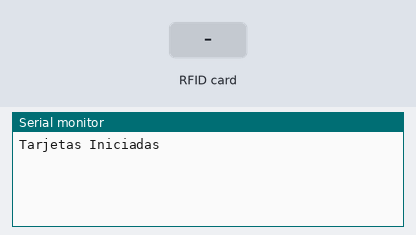
This sketch was run on a simulated ESP32. On the bench: the last lines printed to the serial monitor. Inputs (shaded band) come from the test bench.

Above: at 2.6 s.
2.7 s: RFID card 43 17 D9 0D held to the reader
At 3.3 s:
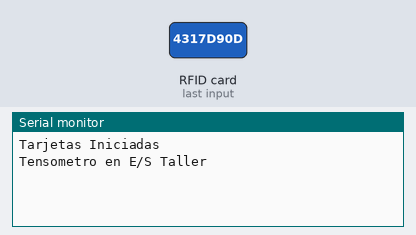
4.2 s: RFID card 23 93 76 A5 held to the reader
At 4.8 s:
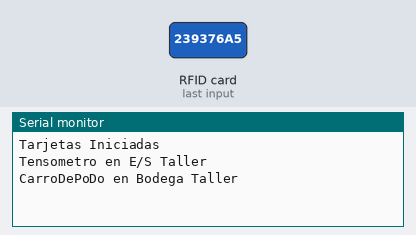
5.7 s: RFID card 33 96 38 16 held to the reader
At 6.3 s:
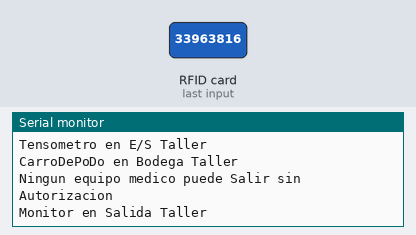
7.2 s: RFID card 43 17 D9 0D held to the reader
At 8.1 s:
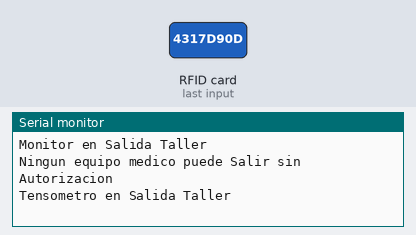
8.7 s: RFID card 23 93 76 A5 held to the reader
At 9.6 s:
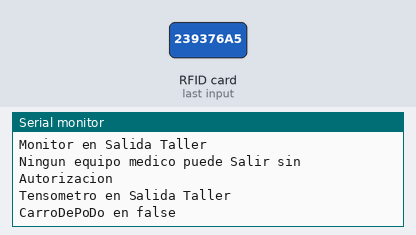
10.2 s: RFID card 33 96 38 16 held to the reader
At 11.4 s:
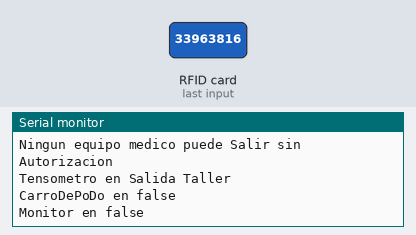

Measured:
- after the input at 2.7 s, the serial monitor: prints a new line at once (image 1)
- after the input at 4.2 s, the serial monitor: prints a new line at once (image 2)
- after the input at 5.7 s, the serial monitor: prints a new line at once (image 3)
- after the input at 7.2 s, the serial monitor: prints a new line at once (image 4)
- after the input at 8.7 s, the serial monitor: prints a new line at once (image 5)
- after the input at 10.2 s, the serial monitor: prints a new line at once (image 6)

The sketch:

rfidTestMultiSensor.ino
```cpp
#include <SPI.h>
#include <MFRC522.h>

#define RST_PIN 0
#define SS_1_PIN 5
#define SS_2_PIN 4
#define SS_3_PIN 2
#define SS_4_PIN 25
#define SS_5_PIN 26


MFRC522 mfrc522[5];  //hacemos una lista de objetos tipo: mfrc522 porque tenemos 5 sensoseres del mismo tipo

byte ActualUID[4]; //almacenará el código del Tag leído
byte Tensometro[4]= {0x43, 0x17, 0xD9, 0x0D} ; //Esto son los codigos de cada tarjeta
byte CarroDePoDo[4]= {0x23, 0x93, 0x76, 0xA5} ;
byte Monitor[4]= {0x33, 0x96, 0x38, 0x16} ;
byte BombaDeInfusion[4]= {0x93, 0xFd, 0x19, 0x16} ;
byte Desfribilador[4]= {0x03, 0xE1, 0x89, 0x1F} ;

String Place[5] = {"E/S Taller","Bodega Taller","Salida Taller","false","false"}; //Lugares disponibles en el hospital

void setup() {
  Serial.begin(115200);
  // tiempo de espera para que energicemos los sensores con la fuente externa
  SPI.begin();  // se inicia la comunicacion spi para "hablar" con los sensores Rfid
  delay(200);
  mfrc522[0].PCD_Init(SS_1_PIN, RST_PIN);  //iniciamos manualmente cada sensor
  delay(200);
  mfrc522[1].PCD_Init(SS_2_PIN, RST_PIN);
  delay(200);
  mfrc522[2].PCD_Init(SS_3_PIN, RST_PIN);
  delay(200);
  mfrc522[3].PCD_Init(SS_4_PIN, RST_PIN);
  delay(200);
  mfrc522[4].PCD_Init(SS_5_PIN, RST_PIN);
  delay(200);

  Serial.print("Tarjetas Iniciadas");  //damos aviso que ya se iniciaron
}

void loop() {
  for (int i = 0; i < 5; i++) {  //usamos este for para recorrer la lista de Rfid y luego verificar si han detectado algun equipo medico
    if (mfrc522[i].PICC_IsNewCardPresent() && mfrc522[i].PICC_ReadCardSerial()) {
      //Serial.print("UID ");
      //Serial.print(i + 1);
      //Serial.print(": ");
      dump_byte_array(mfrc522[i].uid.uidByte, mfrc522[i].uid.size);
      Serial.println();
      mfrc522[i].PICC_HaltA();
      mfrc522[i].PCD_StopCrypto1();
      if (i==2)// si i ==2 quiere decir que estamos en la salida de la bodega
        Serial.println("Ningun equipo medico puede Salir sin Autorizacion");
      if(compareArray(ActualUID, Tensometro))
        Serial.println("Tensometro en "+ Place[i]); // la ubicacion en el arreglo place coincide con el orden de los lectores.
        // por lo tanto "i" es igual al lugar en el que se encuentra
      else if(compareArray(ActualUID, CarroDePoDo))
        Serial.println("CarroDePoDo en "+ Place[i]);

    else if(compareArray(ActualUID, Monitor))
        Serial.println("Monitor en "+ Place[i]);

    else if(compareArray(ActualUID, BombaDeInfusion))
        Serial.println("BombaDeInfusion en "+ Place[i]);

    else if(compareArray(ActualUID, Desfribilador))
        Serial.println("Desfribilador en "+ Place[i]);
    }

  }
}

void dump_byte_array(byte *buffer, byte bufferSize) {//almacena la lectura en ActualUID
  for (byte i = 0; i < bufferSize; i++) {
    //Serial.print(buffer[i] < 0x10 ? " 0" : " ");
    //Serial.print(buffer[i], HEX);
    ActualUID[i]=buffer[i];
  }
}

boolean compareArray(byte array1[], byte array2[]) {// esta funcion compara los codigos y lanza True si coinciden
  if (array1[0] != array2[0]) return (false);
  if (array1[1] != array2[1]) return (false);
  if (array1[2] != array2[2]) return (false);
  if (array1[3] != array2[3]) return (false);
  return (true);
}
```
